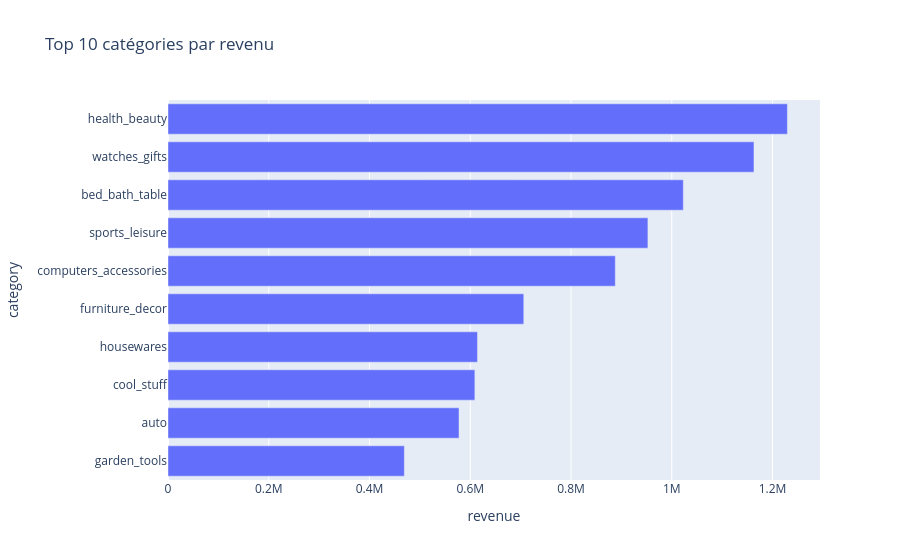

The notebook cell this image was saved under:
### Markdown cell above
Le revenu mensuel est passé de 111 798 BRL en janvier 2017 à 973 534 BRL en avril 2018 (×8,7)

### Code cell
top_cat = (df.groupby("category", as_index=False)["revenue"].sum()
             .sort_values("revenue", ascending=False).head(10))
fig = px.bar(top_cat, x="revenue", y="category", orientation="h",
             title="Top 10 catégories par revenu")
fig.update_layout(yaxis={"categoryorder": "total ascending"})
fig.show()

### Figure 1 — Plotly figure (JSON) as saved in the notebook; plotly's stock layout.template omitted (floating-point values rounded to 4 significant figures)
{"data": [{"hovertemplate": "revenue=%{x}<br>category=%{y}<extra></extra>", "legendgroup": "", "marker": {"color": "#636efa", "pattern": {"shape": ""}}, "name": "", "orientation": "h", "showlegend": false, "textposition": "auto", "type": "bar", "x": [1230000.0, 1163000.0, 1023000.0, 952700.0, 887900.0, 706200.0, 614300.0, 609200.0, 577700.0, 469100.0], "xaxis": "x", "y": ["health_beauty", "watches_gifts", "bed_bath_table", "sports_leisure", "computers_accessories", "furniture_decor", "housewares", "cool_stuff", "auto", "garden_tools"], "yaxis": "y"}], "layout": {"barmode": "relative", "legend": {"tracegroupgap": 0}, "title": {"text": "Top 10 catégories par revenu"}, "xaxis": {"anchor": "y", "domain": [0, 1], "title": {"text": "revenue"}}, "yaxis": {"anchor": "x", "categoryorder": "total ascending", "domain": [0, 1], "title": {"text": "category"}}}}
